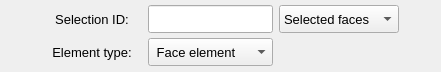
       <widget class="QFrame" name="frame_4">
        <property name="minimumSize">
         <size>
          <width>360</width>
          <height>72</height>
         </size>
        </property>
        <property name="maximumSize">
         <size>
          <width>16777215</width>
          <height>72</height>
         </size>
        </property>
        <property name="frameShape">
         <enum>QFrame::Shape::NoFrame</enum>
        </property>
        <property name="frameShadow">
         <enum>QFrame::Shadow::Raised</enum>
        </property>
        <layout class="QGridLayout" name="gridLayout_5">
         <property name="leftMargin">
          <number>2</number>
         </property>
         <property name="topMargin">
          <number>2</number>
         </property>
         <property name="rightMargin">
          <number>2</number>
         </property>
         <property name="bottomMargin">
          <number>2</number>
         </property>
         <property name="horizontalSpacing">
          <number>6</number>
         </property>
         <property name="verticalSpacing">
          <number>2</number>
         </property>
         <item row="0" column="0">
          <spacer name="horizontalSpacer_6">
           <property name="orientation">
            <enum>Qt::Orientation::Horizontal</enum>
           </property>
           <property name="sizeHint" stdset="0">
            <size>
             <width>40</width>
             <height>20</height>
            </size>
           </property>
          </spacer>
         </item>
         <item row="0" column="2">
          <widget class="QLineEdit" name="lineEdit_selection_id">
           <property name="minimumSize">
            <size>
             <width>120</width>
             <height>28</height>
            </size>
           </property>
           <property name="maximumSize">
            <size>
             <width>140</width>
             <height>28</height>
            </size>
           </property>
           <property name="font">
            <font>
             <family>MS Shell Dlg 2</family>
             <pointsize>10</pointsize>
             <italic>false</italic>
             <bold>false</bold>
            </font>
           </property>
           <property name="focusPolicy">
            <enum>Qt::FocusPolicy::ClickFocus</enum>
           </property>
           <property name="styleSheet">
            <string notr="true"/>
           </property>
           <property name="alignment">
            <set>Qt::AlignmentFlag::AlignCenter</set>
           </property>
          </widget>
         </item>
         <item row="0" column="4">
          <spacer name="horizontalSpacer_9">
           <property name="orientation">
            <enum>Qt::Orientation::Horizontal</enum>
           </property>
           <property name="sizeHint" stdset="0">
            <size>
             <width>40</width>
             <height>20</height>
            </size>
           </property>
          </spacer>
         </item>
         <item row="0" column="1">
          <widget class="QLabel" name="label_2">
           <property name="minimumSize">
            <size>
             <width>100</width>
             <height>28</height>
            </size>
           </property>
           <property name="maximumSize">
            <size>
             <width>100</width>
             <height>28</height>
            </size>
           </property>
           <property name="font">
            <font>
             <family>MS Shell Dlg 2</family>
             <pointsize>10</pointsize>
             <italic>false</italic>
             <bold>false</bold>
            </font>
           </property>
           <property name="text">
            <string>Selection ID:</string>
           </property>
           <property name="alignment">
            <set>Qt::AlignmentFlag::AlignCenter</set>
           </property>
          </widget>
         </item>
         <item row="1" column="1">
          <widget class="QLabel" name="label_3">
           <property name="minimumSize">
            <size>
             <width>100</width>
             <height>28</height>
            </size>
           </property>
           <property name="maximumSize">
            <size>
             <width>100</width>
             <height>28</height>
            </size>
           </property>
           <property name="font">
            <font>
             <family>MS Shell Dlg 2</family>
             <pointsize>10</pointsize>
             <italic>false</italic>
             <bold>false</bold>
            </font>
           </property>
           <property name="text">
            <string>Element type:</string>
           </property>
           <property name="alignment">
            <set>Qt::AlignmentFlag::AlignCenter</set>
           </property>
          </widget>
         </item>
         <item row="1" column="2">
          <widget class="QComboBox" name="comboBox_element_type">
           <property name="minimumSize">
            <size>
             <width>120</width>
             <height>28</height>
            </size>
           </property>
           <property name="maximumSize">
            <size>
             <width>140</width>
             <height>28</height>
            </size>
           </property>
           <property name="font">
            <font>
             <pointsize>10</pointsize>
             <bold>false</bold>
            </font>
           </property>
           <item>
            <property name="text">
             <string> Face element</string>
            </property>
           </item>
           <item>
            <property name="text">
             <string> Solid element</string>
            </property>
           </item>
          </widget>
         </item>
         <item row="0" column="3">
          <widget class="QComboBox" name="comboBox_attribution_type">
           <property name="minimumSize">
            <size>
             <width>0</width>
             <height>28</height>
            </size>
           </property>
           <property name="maximumSize">
            <size>
             <width>16777215</width>
             <height>28</height>
            </size>
           </property>
           <property name="font">
            <font>
             <pointsize>10</pointsize>
             <bold>false</bold>
            </font>
           </property>
           <item>
            <property name="text">
             <string>Selected faces</string>
            </property>
           </item>
           <item>
            <property name="text">
             <string>Selected lines</string>
            </property>
           </item>
           <item>
            <property name="text">
             <string>Selected points</string>
            </property>
           </item>
           <item>
            <property name="text">
             <string>Selected nodes</string>
            </property>
           </item>
          </widget>
         </item>
        </layout>
       </widget>
